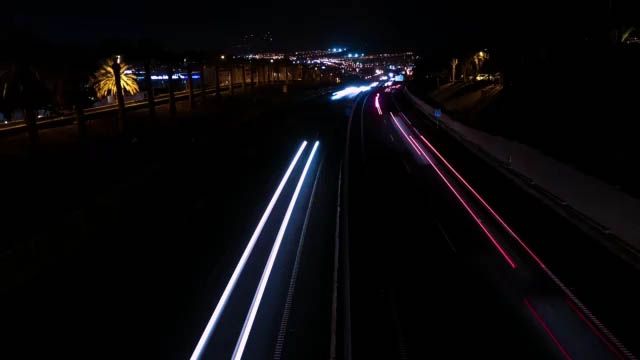
#> input picture reading_writing_videos_in_opencv/CPP/video_read_from_image_sequence/Resources/Image_Sequence/Cars0000.jpg, 640 x 360 px, given in place of mystream, which was not available
$ python video_write_from_webcam.py
#> lines starting #> are read from the running program, lines starting #| are printed output that depends on the picture; after the words box and inside, x2 and y2 are one past the last pixel; in counts of white or black regions, pixels touching at a corner belong together
import cv2


def timestamp_filename():
    return datetime.now().strftime("%Y%m%d_%H%M%S")

def process_mask(mask, color, label, result):
    contours, _ = cv2.findContours(mask, cv2.RETR_EXTERNAL, cv2.CHAIN_APPROX_SIMPLE)
    for cnt in contours:
        area = cv2.contourArea(cnt)
        if area < 400:
            continue
        x, y, w, h = cv2.boundingRect(cnt)
        cv2.rectangle(result, (x, y), (x + w, y + h), color, 2)
        M = cv2.moments(cnt)
        if M["m00"] != 0:
            cx = int(M["m10"] / M["m00"])
            cy = int(M["m01"] / M["m00"])
            cv2.circle(result, (cx, cy), 4, color, -1)
            cv2.putText(result, label, (x, y - 6), cv2.FONT_HERSHEY_SIMPLEX, 0.5, color, 1)


# Create a video capture object
# vid_capture = cv2.VideoCapture(0) will work fine, but generates a warning.
# A bug, Direct show flag solves it.
vid_capture = cv2.VideoCapture("rtmp://host.docker.internal:1935/stream/mystream")


if(vid_capture.isOpened() == False):
	print("Error opening video stream")

# Get height and width of the frame
#CAP_PROP_FRAME_WIDTH =3, CAP_PROP_FRAME_HEIGHT =4
frame_width = int(vid_capture.get(3))
frame_height = int(vid_capture.get(4))
frame_size = (frame_width,frame_height)
fps = 20
ksize, sigma = 7, 1.5


# Create a video writer object
output = cv2.VideoWriter('Resources/output_video_from_web_cam.avi', cv2.VideoWriter_fourcc('M','J','P','G'), fps, frame_size)

while(vid_capture.isOpened()):
	# vCapture.read() methods returns a tuple, first element is a bool
	# and the second is frame
	ret, frame = vid_capture.read()
#> frame is the input picture: shape (360, 640, 3); mean B, G, R 12, 9.6, 11

	if ret == True:
		output.write(frame)


		cv2.imshow("Frame",cv2.Canny(cv2.cvtColor(frame, cv2.COLOR_BGR2GRAY), 50, 150))
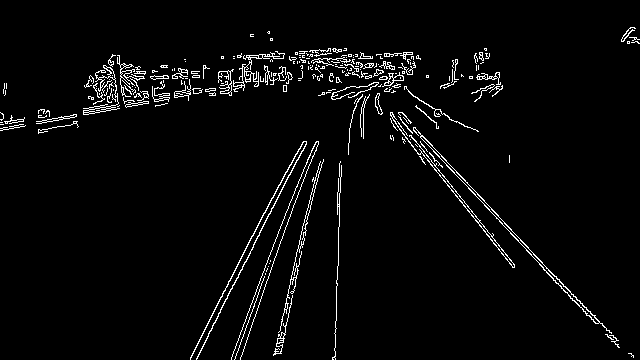
#> window 'Frame': shape (360, 640); 3.4% white in thin lines or dots

		# k == 113 is ASCII code for q key. You can try to replace that
		# with any key with its corresponding ASCII code, try 27 which is for ESCAPE
		key = cv2.waitKey(20)
#> (key q is pressed here)
		if key == ord('q'):
			break
	else:
		print('Web camera is disconnected')
		break
# Release the video capture and output objects.
vid_capture.release()
output.release()
cv2.destroyAllWindows()

$ run again, on reading_writing_videos_in_opencv/CPP/video_read_from_image_sequence/Resources/Image_Sequence/Cars0002.jpg
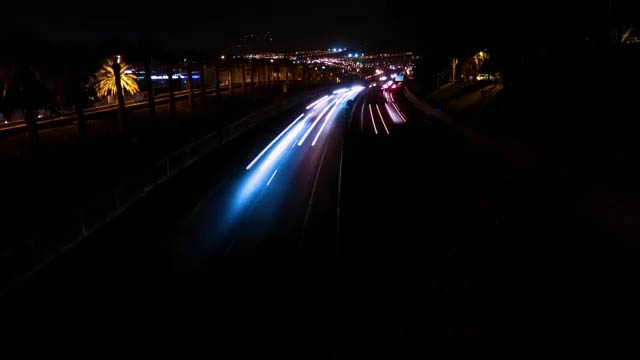
#> input picture reading_writing_videos_in_opencv/CPP/video_read_from_image_sequence/Resources/Image_Sequence/Cars0002.jpg, 640 x 360 px, given in place of mystream, which was not available
#> frame is the input picture: shape (360, 640, 3); mean B, G, R 9.8, 8.1, 9.4
#> `cv2.imshow("Frame",cv2.Canny(cv2.cvtColor(frame, cv2.COLOR_BGR2GRAY), ..`:
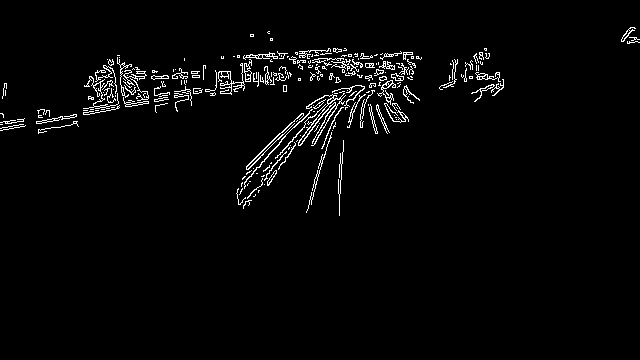
#> window 'Frame': shape (360, 640); 2.6% white in thin lines or dots, all inside (x1, y1, x2, y2) = (0, 27, 640, 216)

$ run again, on reading_writing_videos_in_opencv/CPP/video_read_from_image_sequence/Resources/Image_Sequence/Cars0004.jpg
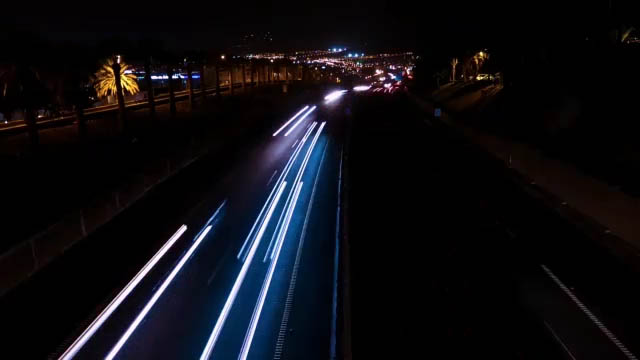
#> input picture reading_writing_videos_in_opencv/CPP/video_read_from_image_sequence/Resources/Image_Sequence/Cars0004.jpg, 640 x 360 px, given in place of mystream, which was not available
#> frame is the input picture: shape (360, 640, 3); mean B, G, R 18.6, 13.9, 14.2
#> `cv2.imshow("Frame",cv2.Canny(cv2.cvtColor(frame, cv2.COLOR_BGR2GRAY), ..`:
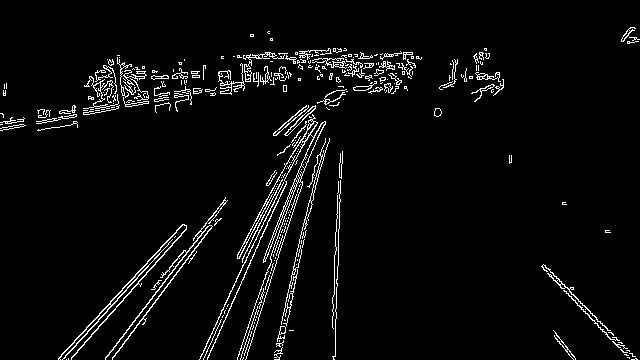
#> window 'Frame': shape (360, 640); 4.1% white in thin lines or dots

$ run again, on reading_writing_videos_in_opencv/CPP/video_read_from_image_sequence/Resources/Image_Sequence/Cars0005.jpg
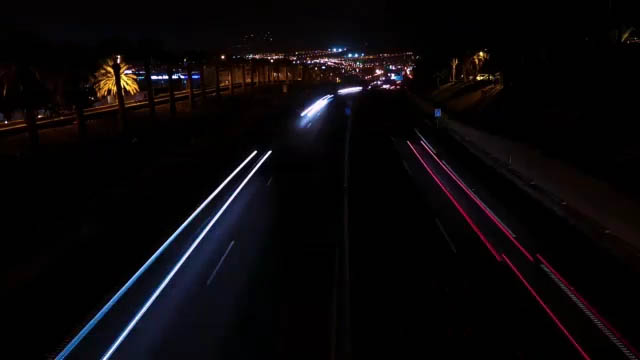
#> input picture reading_writing_videos_in_opencv/CPP/video_read_from_image_sequence/Resources/Image_Sequence/Cars0005.jpg, 640 x 360 px, given in place of mystream, which was not available
#> frame is the input picture: shape (360, 640, 3); mean B, G, R 10.1, 8, 10.4
#> `cv2.imshow("Frame",cv2.Canny(cv2.cvtColor(frame, cv2.COLOR_BGR2GRAY), ..`:
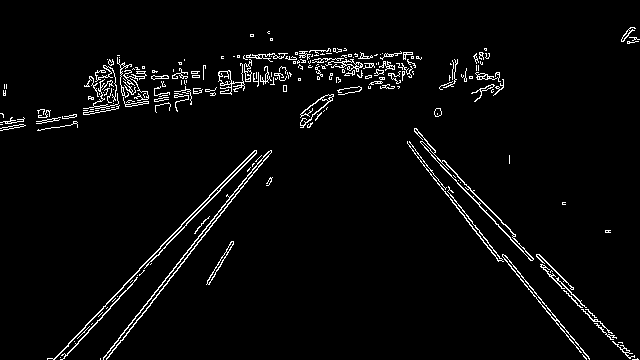
#> window 'Frame': shape (360, 640); 3.3% white in thin lines or dots
